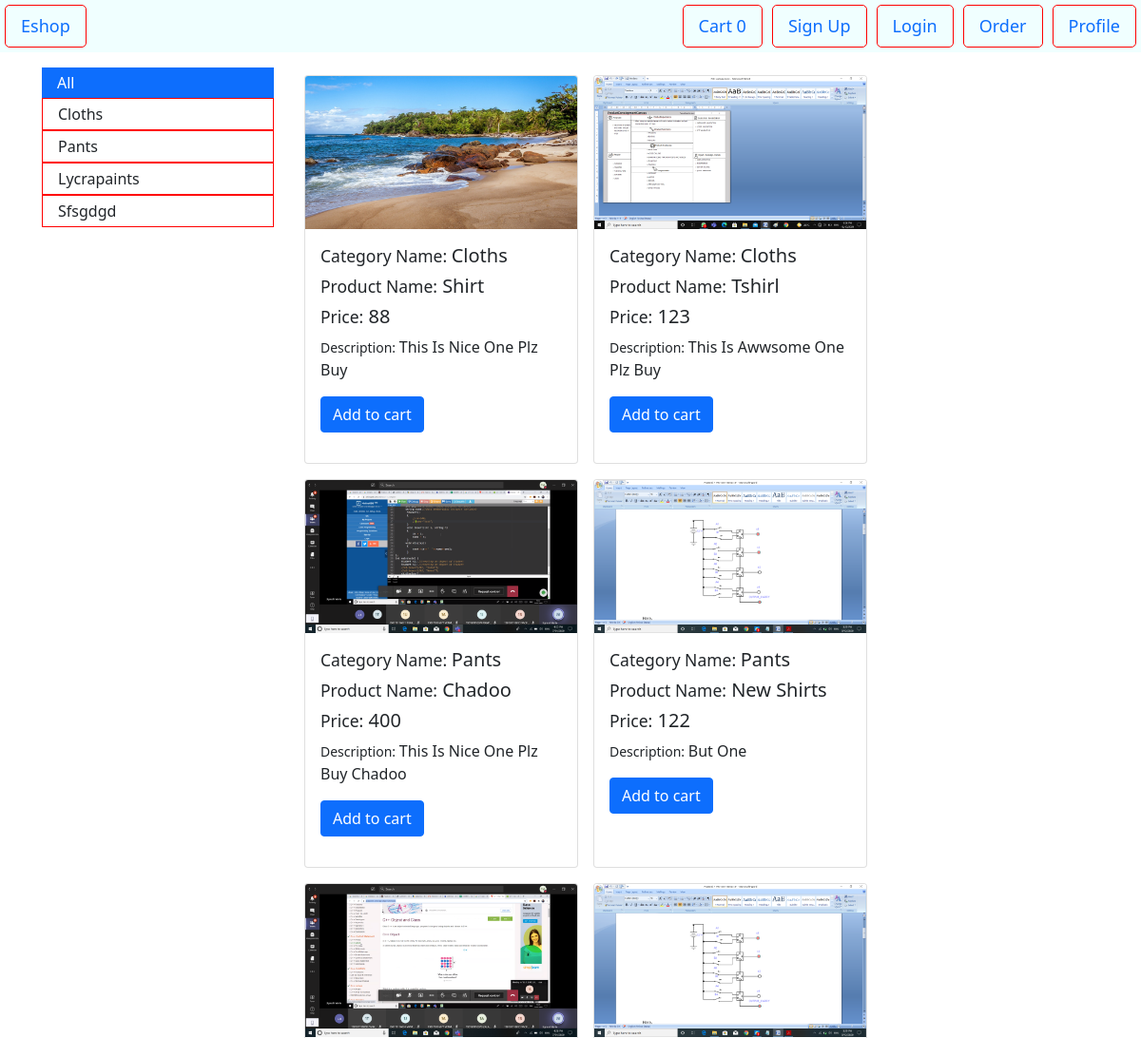
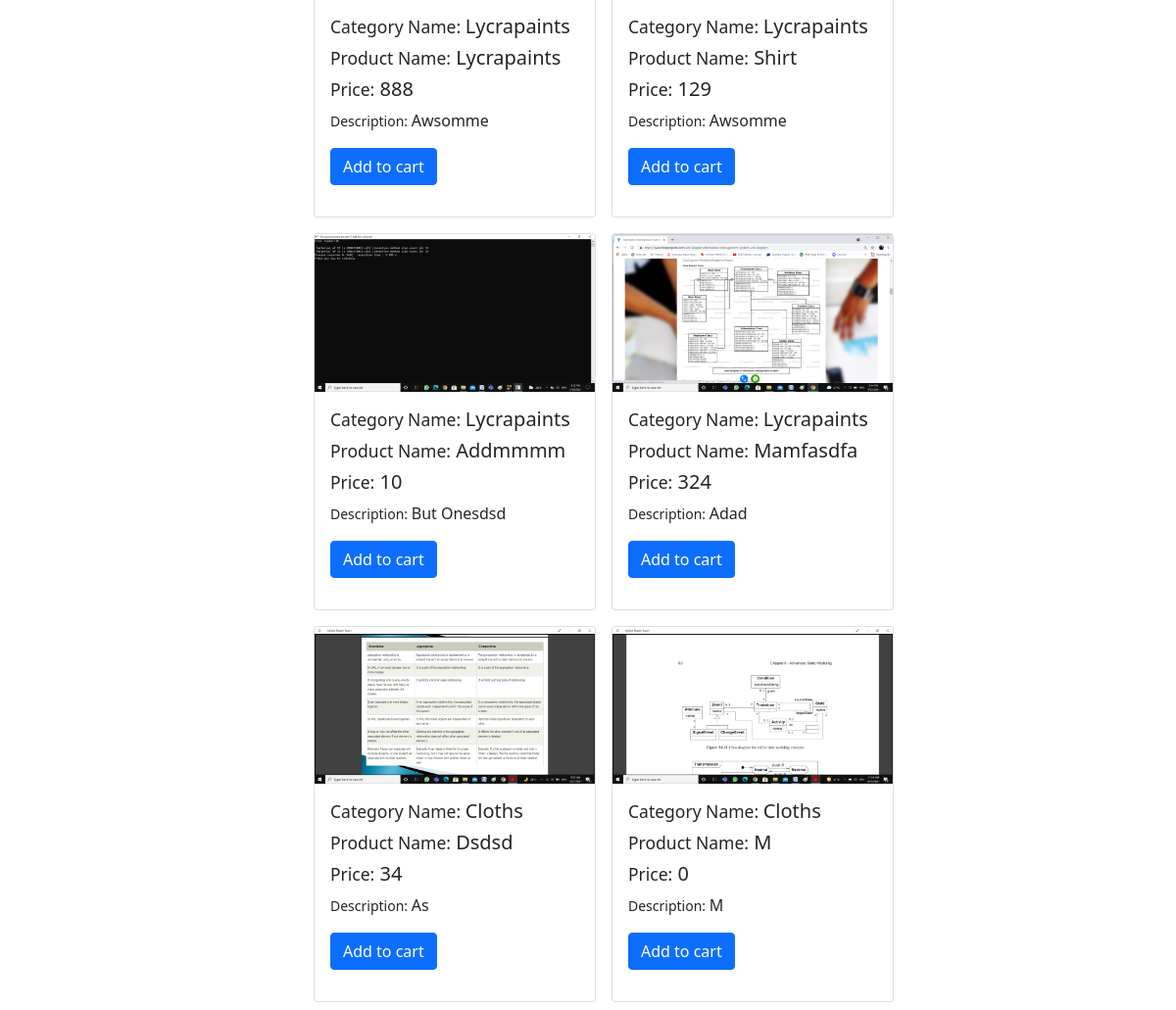
The page / on the database its author committed (2 pictures, top to bottom).
### store/models/category.py (models this page shows)
class Category(models.Model):
    name = models.CharField(max_length=100)
    @staticmethod
    def get_all_categories():
        return Category.objects.all()

### store/models/product.py (models this page shows, shortened)
class Product(models.Model):
    name = models.CharField(max_length=30)
    price = models.IntegerField(default=0)
    shopname = models.CharField(max_length=30,default="krishna")
    category = models.ForeignKey(Category,on_delete=models.CASCADE , default=1)
    description = models.CharField(max_length=300)
    image = models.ImageField(upload_to="products/")
    @staticmethod
    def get_products(category):
        if category == 'all':
            return Product.objects.all()
        else:
            return Product.objects.filter(category__name= category)

### store/views.py (the view, shortened to what this page needs)
# urls.py: path('', views.index,name="homepageq"),
def index(req):
    if req.method=='GET':
        categories = Category.get_all_categories()
        category = req.GET.get('category', 'all')
        products = Product.get_products(category)
        data = {}
        data['products']=products
        data['categories']=categories
        try:
            data['customer']=req.session['customer']
        except:
            data['customer']=None
        return render(req, 'index.html', data)
    else:
        return HttpResponse("h")

### store/templatetags/cart.py (called while the page is built)
@register.filter(name='comp3')
def comp3(path):
    if path == '/order/':
        return False
    return True

@register.filter(name='comp')
def comp(path):
    if path == '/signup/':
        return False
    return True

@register.filter(name='comp2')
def comp2(path):
    if path == '/cart/':
        return False
    return True

@register.filter(name='comp1')
def comp1(path):
    if path == '/login/':
        return False
    return True

@register.filter(name='cartitems')
def cartitems(data):
    count=0
    for item in data:
        count=data.get(item)+count
    return count

### store/templates/index.html (shortened to what this page needs)
{%extends 'base.html'%}
{% block content%}
{% load cart%}
<div class="container-fluid mt-3 position-sticky">
  <div class="row">
    <div class="col-lg-3 posi">
      <ul>
        <li><a class="dropdown-item active" href="?category=all" aria-current="true">All</a></li>
        {%for category in categories%}
        <li style="border:1px solid red ;"><a class="dropdown-item"
            href="?category={{category.name}}">{{category.name}}</a></li>
        {% endfor %}
      </ul>
    </div>
    <div class="col lg-8 d-flex flex-wrap">
      {%for product in products%}
      <div class="card m-2" style="width: 18rem; " id="{{product.id}}">
        <img src="{{product.image.url}}" class="card-img-top" alt="...">
        <div class="card-body">
          <h5 class="card-title"> <small>category name: </small> {{product.category.name}}</h5>
          <h5 class="card-title"> <small> product name:</small> {{product.name}}</h5>
          <h5 class="card-title"> <small> price:</small> {{product.price}}</h5>
          <p class="card-text"> <small> description: </small>{{product.description}}</p>
          <p>
          <form action="#{{product.id}}" method="post">
            {%if request.session.cart%}
            {% if product|is_in_cart:request.session.cart %}
            <div style="display: flex; justify-content: space-between;">
              <span>
                <form action="" method="POST">
                  {% csrf_token%}
                  <input type="hidden" name="productId" value="{{product.id}}">
                  <input type="hidden" name="remove" value="true">
                  <button type=" submit">-</button>
                </form>
              </span>
              <span>{{ product|quantity:request.session.cart }}</span>
              <span>
                <form action="" method="POST">
                  {% csrf_token%}
                  <input type="hidden" name="productId" value="{{product.id}}">
                  <button type=" submit">+</button>
                </form>
              </span>
            </div>
            {%else%}
            <button type="submit" class="btn btn-primary"> Add to cart</button>
            {% endif %}
            {%else%}
            <button type="submit" class="btn btn-primary"> Add to cart</button>
            {% endif %}
          </form>
          </p>
        </div>
      </div>
      {% endfor %}
    </div>
  </div>
</div>
{% endblock %}

### store/templates/base.html (shortened to what this page needs)
<!doctype html>
<html lang="en">
<head>
  <link href="https://cdn.jsdelivr.net/npm/bootstrap@5.1.3/dist/css/bootstrap.min.css" rel="stylesheet"
>
</head>
<body>
  {%load cart%}
  <ul class="nav nav-pills" style="position: -webkit-sticky;position: sticky;top: 0; z-index: 2;background-color: azure;font-size: 18px;display:flex;justify-content: space-between;">
    <div style="float:left;display:flex;justify-content:center;">
      <li class="nav-item">
        <a class="nav-link" aria-current="page" href="/">Eshop</a>
      </li>
    </div>
    <div style="float:right;display: flex;justify-content: center;">
      {%if request.path|comp2%}
      <li class="nav-item">
        <a class="nav-link" href="http://localhost:8000/cart">cart <span>{{request.session.cart|cartitems}}</span></a>
      </li>
        {%endif%}
      {%if request.path|comp or request.session.customer %}
        <li class="nav-item">
          <a class="nav-link" href="http://localhost:8000/signup">sign up</a>
        </li>
        {%endif%}
      {%if request.path|comp1 or request.session.customer%}
      <li class="nav-item">
        <a class="nav-link" href="http://localhost:8000/login">login</a>
      </li>
        {%endif%}
        {%if request.path|comp3%}
        <li>
          <a class="nav-link" href="http://localhost:8000/order">Order</a>
        </li>
        {%endif%}
      <li class="nav-item dropdown">
        <a class="nav-link" href="http://localhost:8000/profile">profile</a>
      </li>
    </div>
  </ul>
       {% block content%}
       {% endblock%}
</body>
</html>

### store/templates/base.html (style rules this page uses)
li { list-style: none; }
.nav li { border: 1px solid red; padding: 0; margin: 5px; border-radius: 5px; }
* { text-transform: capitalize; }

### rows shown on the page
Category: name "Cloths"
Category: name "Pants"
Category: name "Lycrapaints"
Category: name "Sfsgdgd"
Product: {{ product.id }} 1 (drawn), image (picture), category.name "Cloths", name "Shirt", price "88", description "This Is Nice One Plz Buy"
Product: image (picture), category.name "Cloths", name "Tshirl", price "123", description "This Is Awwsome One Plz Buy"
Product: image (picture), category.name "Pants", name "Chadoo", price "400", description "This Is Nice One Plz Buy Chadoo"
Product: image (picture), category.name "Pants", name "New Shirts", price "122", description "But One"
Product: image (picture), category.name "Lycrapaints", name "Lycrapaints", price "888", description "Awsomme"
Product: image (picture), category.name "Lycrapaints", name "Shirt", price "129", description "Awsomme"
Product: image (picture), category.name "Lycrapaints", name "Addmmmm", price "10", description "But Onesdsd"
Product: image (picture), category.name "Lycrapaints", name "Mamfasdfa", price "324", description "Adad"
Product: image (picture), category.name "Cloths", name "Dsdsd", price "34", description "As"
Product: image (picture), category.name "Cloths", name "M", price "0", description "M"

### other values the page prints
{{ request.session.cart|cartitems }} "0"
